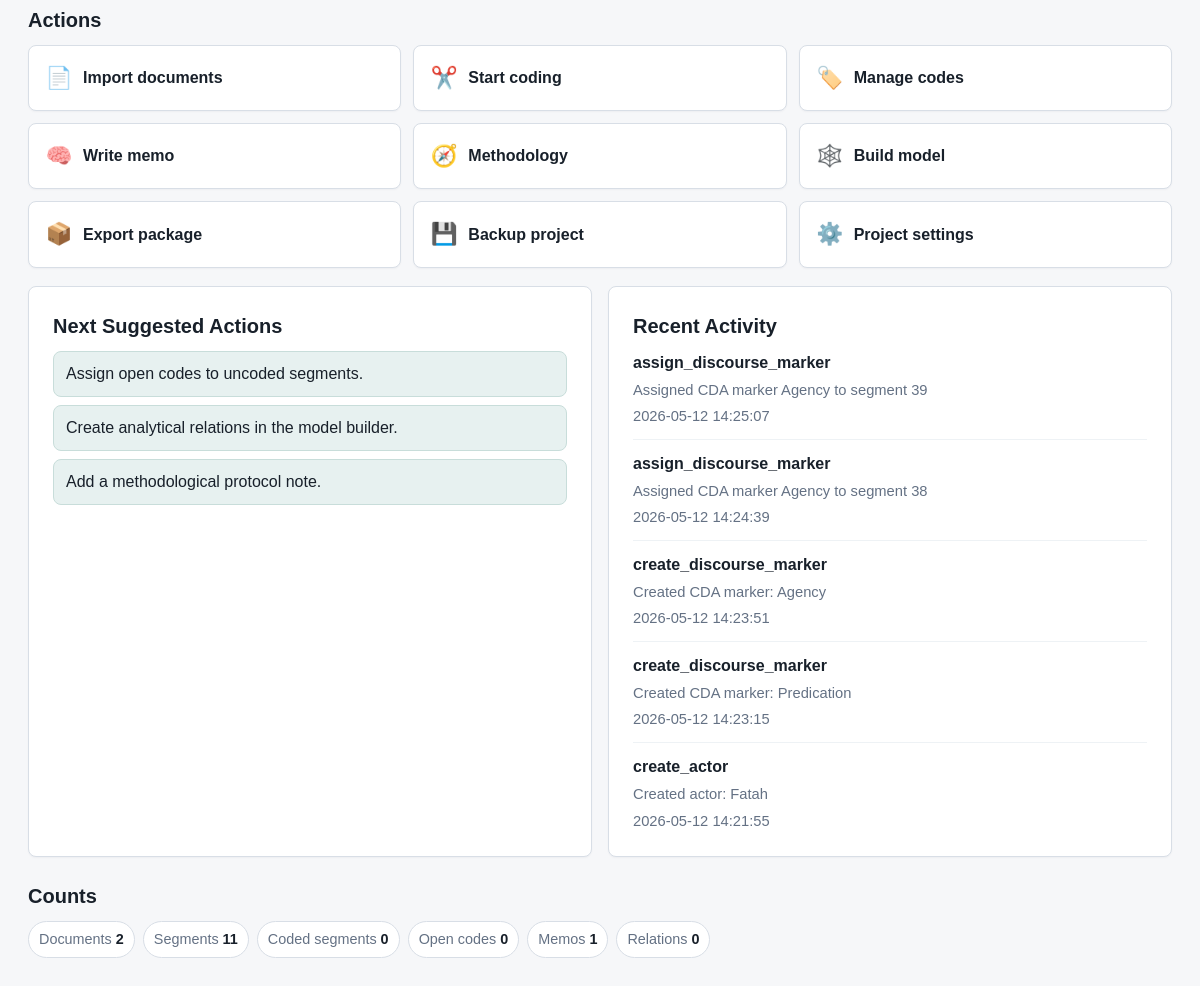
Before: / (lower part) with the older database file.
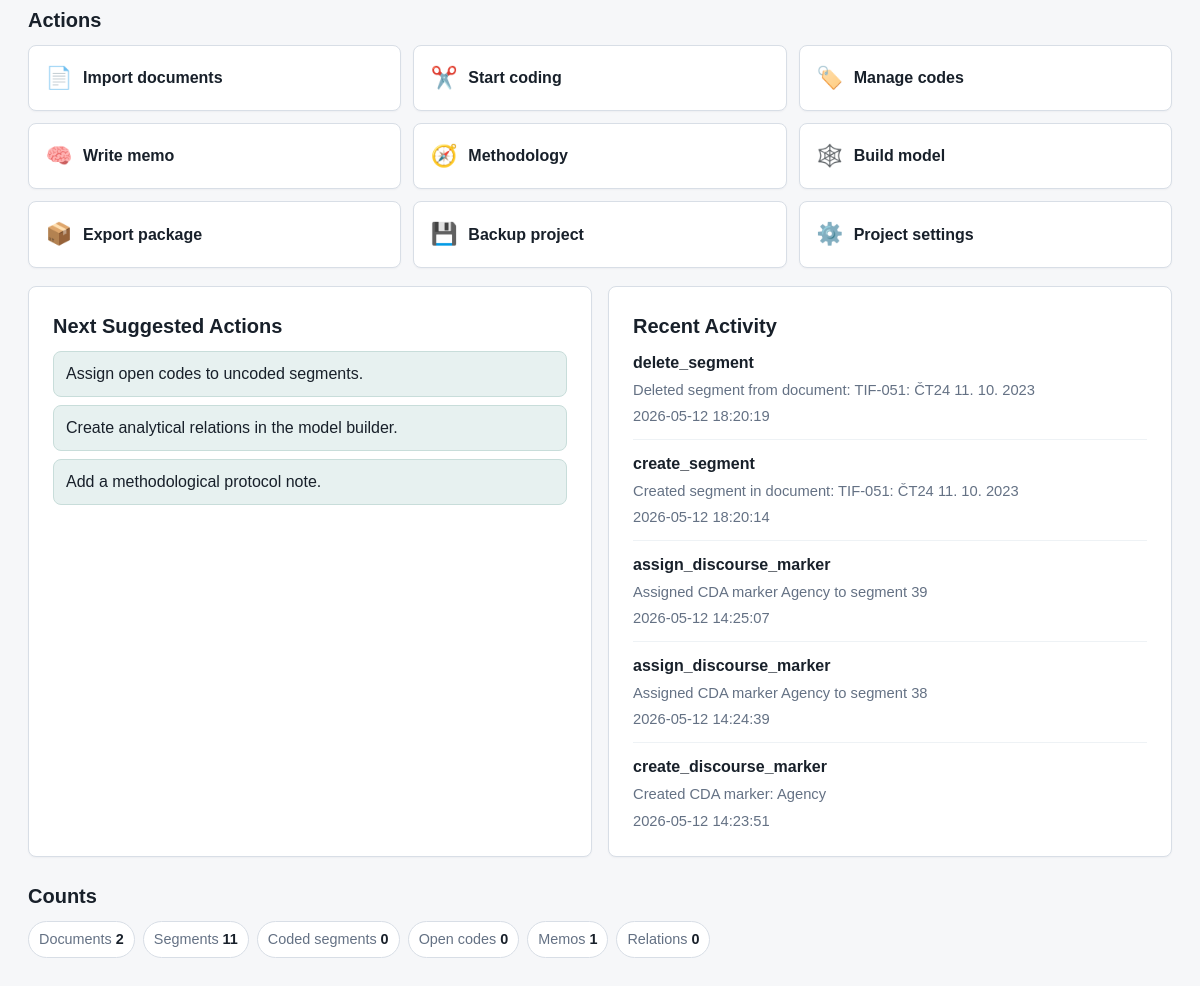
After: the same page with the newer database file.
### tables this page shows
CREATE TABLE audit_log (
    id INTEGER PRIMARY KEY AUTOINCREMENT,
    project_id INTEGER,
    entity_type TEXT NOT NULL,
    entity_id INTEGER,
    action TEXT NOT NULL,
    details TEXT,
    created_at TEXT NOT NULL DEFAULT CURRENT_TIMESTAMP,
    FOREIGN KEY (project_id) REFERENCES projects (id) ON DELETE SET NULL
);

### app.py (the view)
    @app.route("/")
    def dashboard():
        active_project = get_active_project()
        counts = get_dashboard_counts(active_project["id"])
        audit_entries = get_latest_audit_entries(active_project["id"])
        methodology_counts = get_methodology_note_counts(active_project["id"])
        progress_barometers = get_dashboard_progress_barometers(active_project, counts)
        first_document_id = get_first_document_id(active_project["id"])
        return render_template(
            "dashboard.html",
            title="Dashboard",
            active_page="dashboard",
            active_project=active_project,
            counts=counts,
            audit_entries=audit_entries,
            methodology_counts=methodology_counts,
            progress_barometers=progress_barometers,
            suggested_actions=get_dashboard_suggestions(
                active_project, counts, methodology_counts, progress_barometers
            ),
            first_document_id=first_document_id,
            current_phase=CURRENT_PHASE_LABEL,
            memo_type_labels=MEMO_TYPES,
            memo_status_labels=MEMO_STATUSES,
        )

### app.py (called while the page is built)
def get_db() -> sqlite3.Connection:
    if "db" not in g:
        g.db = sqlite3.connect(DATABASE)
        g.db.row_factory = sqlite3.Row
        g.db.execute("PRAGMA foreign_keys = ON")
    return g.db

def query_one(sql: str, params: tuple = ()) -> sqlite3.Row | None:
    return get_db().execute(sql, params).fetchone()

def query_all(sql: str, params: tuple = ()) -> list[sqlite3.Row]:
    return get_db().execute(sql, params).fetchall()

def get_project(project_id: int) -> sqlite3.Row | None:
    return query_one(
        """
        SELECT id, name, description, methodology_mode, status, last_opened_at,
               research_goal, principal_investigator, created_at, updated_at
        FROM projects
        WHERE id = ? AND status != 'deleted'
        """,
        (project_id,),
    )

def project_supports_gt(project: sqlite3.Row | dict) -> bool:
    return project["methodology_mode"] in {"gt", "mixed"}

def project_supports_cda(project: sqlite3.Row | dict) -> bool:
    return project["methodology_mode"] in {"cda", "mixed"}

def percent(numerator: int, denominator: int) -> int:
    if denominator <= 0:
        return 0
    return round((numerator / denominator) * 100)

def dashboard_barometer(
    label: str,
    numerator: int,
    denominator: int,
    zero_text: str,
) -> dict[str, int | str]:
    return {
        "label": label,
        "numerator": numerator,
        "denominator": denominator,
        "percent": percent(numerator, denominator),
        "summary": zero_text if denominator == 0 else f"{numerator} of {denominator}",
    }

def get_first_document_id(project_id: int) -> int | None:
    row = query_one(
        """
        SELECT id
        FROM documents
        WHERE project_id = ?
        ORDER BY datetime(created_at), id
        LIMIT 1
        """,
        (project_id,),
    )
    return row["id"] if row else None

def count_documents_with_segments(project_id: int) -> int:
    return query_one(
        """
        SELECT COUNT(DISTINCT documents.id) AS count
        FROM documents
        JOIN segments ON segments.document_id = documents.id
        WHERE documents.project_id = ?
        """,
        (project_id,),
    )["count"]

def count_codes_with_definitions(project_id: int) -> int:
    return query_one(
        """
        SELECT COUNT(*) AS count
        FROM codes
        WHERE project_id = ?
          AND definition IS NOT NULL
          AND TRIM(definition) != ''
        """,
        (project_id,),
    )["count"]

### templates/dashboard.html (shortened to what this page needs)
{% extends "base.html" %}
{% block content %}
<section class="dashboard-section">
    <div class="section-heading">
        <h2>Actions</h2>
    </div>
    <div class="action-grid">
        <a class="dashboard-action" href="{{ url_for('documents') }}"><span>📄</span>Import documents</a>
        <a class="dashboard-action" href="{{ url_for('document_view', document_id=first_document_id) if first_document_id else url_for('documents') }}"><span>✂️</span>Start coding</a>
        <a class="dashboard-action" href="{{ url_for('codes') }}"><span>🏷️</span>Manage codes</a>
        <a class="dashboard-action" href="{{ url_for('memos') }}"><span>🧠</span>Write memo</a>
        <a class="dashboard-action" href="{{ url_for('methodology') }}"><span>🧭</span>Methodology</a>
        <a class="dashboard-action" href="{{ url_for('model_builder') }}"><span>🕸️</span>Build model</a>
        <a class="dashboard-action" href="{{ url_for('exports') }}"><span>📦</span>Export package</a>
        <a class="dashboard-action" href="{{ url_for('export_project_backup') }}"><span>💾</span>Backup project</a>
        <a class="dashboard-action" href="{{ url_for('edit_project', project_id=active_project.id) }}"><span>⚙️</span>Project settings</a>
    </div>
</section>
<section class="dashboard-grid dashboard-grid-compact">
    <article class="info-panel">
        <h2>Next Suggested Actions</h2>
        {% if suggested_actions %}
            <ul class="suggestion-list">
                {% for suggestion in suggested_actions %}
                    <li>{{ suggestion }}</li>
                {% endfor %}
            </ul>
        {% else %}
            <p>The main setup signals are complete. Continue coding, memoing, and modeling your analysis.</p>
        {% endif %}
    </article>
    <article class="info-panel">
        <h2>Recent Activity</h2>
        {% if audit_entries %}
            <ul class="audit-list">
                {% for entry in audit_entries %}
                    <li>
                        <span class="audit-action">{{ entry.action }}</span>
                        <span class="audit-details">{{ entry.details }}</span>
                        <span class="audit-time">{{ entry.created_at }}</span>
                    </li>
                {% endfor %}
            </ul>
        {% else %}
            <p>No audit log entries yet.</p>
        {% endif %}
    </article>
</section>
<section class="dashboard-section raw-counts">
    <div class="section-heading">
        <h2>Counts</h2>
    </div>
    <div class="compact-count-grid">
        <span>Documents <strong>{{ counts.documents }}</strong></span>
        <span>Segments <strong>{{ counts.segments }}</strong></span>
        <span>Coded segments <strong>{{ counts.coded_segments }}</strong></span>
        <span>Open codes <strong>{{ counts.open_codes }}</strong></span>
        <span>Memos <strong>{{ counts.memos }}</strong></span>
        <span>Relations <strong>{{ counts.relations }}</strong></span>
    </div>
</section>
{% endblock %}

### templates/base.html (shortened to what this page needs)
<!doctype html>
<html lang="en">
<head>
    <link rel="stylesheet" href="{{ url_for('static', filename='style.css') }}">
</head>
<body>
    <div class="app-shell">
        <main class="content">
            {% block content %}{% endblock %}
        </main>
    </div>
</body>
</html>

### static/style.css (style rules this page uses)
:root { --bg: #f6f7f9; --surface: #ffffff; --surface-muted: #eef2f5; --border: #d8dee6; --text: #18202a; --muted: #647184; --accent: #2f6f73; --accent-dark: #25595c; --accent-soft: #e7f1f0; --sidebar: #24313c; --sidebar-active: #334755; }
* { box-sizing: border-box; }
body { margin: 0; padding-top: 112px; min-height: 100vh; background: var(--bg); color: var(--text); font-family: Arial, Helvetica, sans-serif; line-height: 1.5; }
a { color: inherit; }
.app-shell { display: block; min-height: 100vh; }
.content { padding: 28px; max-width: 1480px; width: 100%; margin: 0 auto; }
.dashboard-hero, .dashboard-section { margin-bottom: 18px; }
.section-heading { display: flex; align-items: baseline; justify-content: space-between; gap: 16px; margin-bottom: 10px; }
.section-heading h2 { margin: 0; font-size: 1.1rem; }
.action-grid { display: grid; grid-template-columns: repeat(3, minmax(0, 1fr)); gap: 12px; }
.dashboard-action { display: flex; align-items: center; gap: 10px; min-height: 62px; padding: 16px; color: var(--text); background: var(--surface); border: 1px solid var(--border); border-radius: 8px; box-shadow: 0 1px 2px rgba(24, 32, 42, 0.04); font-weight: 700; text-decoration: none; }
.dashboard-action span { width: 28px; font-size: 1.35rem; text-align: center; }
.dashboard-grid-compact { grid-template-columns: minmax(280px, 0.9fr) minmax(320px, 1.1fr); }
.suggestion-list { display: grid; gap: 8px; margin: 0; padding: 0; list-style: none; }
.suggestion-list li { padding: 10px 12px; background: var(--accent-soft); border: 1px solid #c8ddda; border-radius: 8px; }
.compact-count-grid { display: flex; flex-wrap: wrap; gap: 8px; }
.compact-count-grid span { padding: 7px 10px; color: var(--muted); background: var(--surface); border: 1px solid var(--border); border-radius: 999px; font-size: 0.9rem; }
.compact-count-grid strong { color: var(--text); }
.dashboard-grid { display: grid; grid-template-columns: repeat(2, minmax(0, 1fr)); gap: 16px; margin-bottom: 24px; }
.metric-card, .info-panel { background: var(--surface); border: 1px solid var(--border); border-radius: 8px; box-shadow: 0 1px 2px rgba(24, 32, 42, 0.04); }
.info-panel { padding: 24px; }
.info-panel h2 { margin: 0 0 10px; font-size: 1.25rem; }
.audit-list { list-style: none; margin: 0; padding: 0; }
.audit-list li { display: grid; gap: 4px; padding: 12px 0; border-bottom: 1px solid var(--surface-muted); }
.audit-list li:first-child { padding-top: 0; }
.audit-list li:last-child { padding-bottom: 0; border-bottom: 0; }
.audit-action { color: var(--text); font-weight: 700; }
.audit-details, .audit-time { color: var(--muted); font-size: 0.92rem; }
.section-heading { margin-bottom: 10px; }
.section-heading h2 { margin: 0; font-size: 1.25rem; }

Changed rows visible on the page:
no longer on this page (row unchanged): audit_log: action "create_discourse_marker", details "Created CDA marker: Predication", created_at "2026-05-12 14:23:15"
no longer on this page (row unchanged): audit_log: action "create_actor", details "Created actor: Fatah", created_at "2026-05-12 14:21:55"
added audit_log: action "delete_segment", details "Deleted segment from document: TIF-051: ČT24 11. 10. 2023", created_at "2026-05-12 18:20:19"
added audit_log: action "create_segment", details "Created segment in document: TIF-051: ČT24 11. 10. 2023", created_at "2026-05-12 18:20:14"
